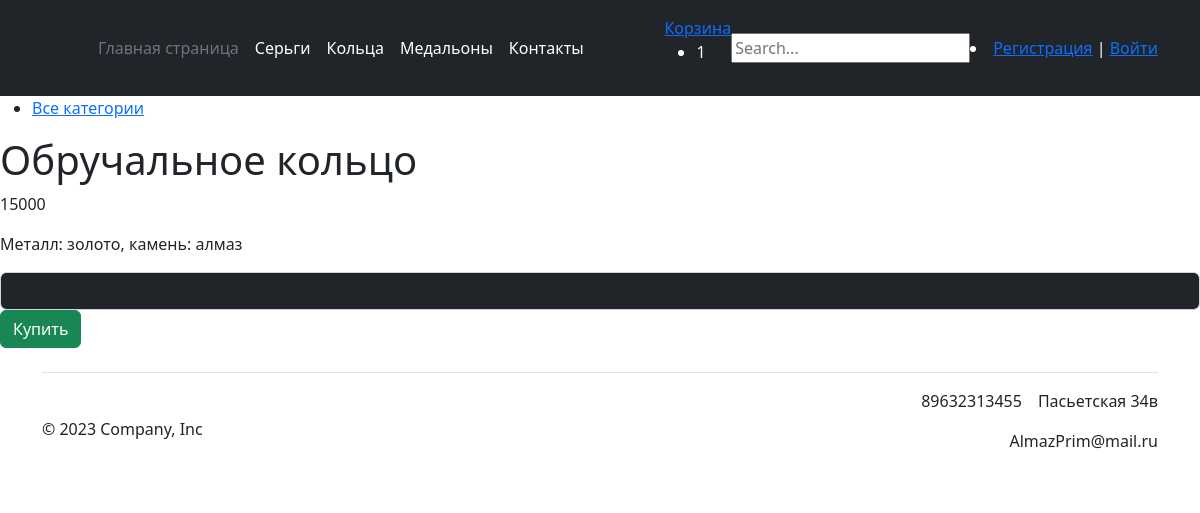
/post_ring/1/, run on the app's committed database.
### catalog/models.py (models this page shows, shortened)
class Ring(models.Model):
    titleRing = models.CharField('Название', max_length=50)
    metalRing = models.TextField('Материал')
    priceRing = models.IntegerField('Цена')
    cat = models.ForeignKey('Category', on_delete=models.PROTECT, null=True)
    class Meta:
        verbose_name = 'Кольца'
        ordering = ['titleRing']

### catalog/views.py (the view)
# urls.py: path('post_ring/<int:ring_id>/', show_post_ring, name='post_ring'),
def show_post_ring(request, ring_id):
    rings = get_object_or_404(Ring, pk=ring_id)
    context = {
        'ring': rings,
        'title': rings.titleRing,
        'cat_selected': rings.cat_id,
    }
    session_key = request.session.session_key
    if not session_key:
        request.session.cycle_key()
    print(request.session.session_key)
    return render(request, 'shop/post_ring.html', context=context)

### catalog/templates/shop/post_ring.html
{% extends 'shop/base.html' %}
{% load static %}
{% block content %}
<h1>{{ring.titleRing}}</h1>
<p>{{ring.priceRing}}</p>
<p>{{ring.metalRing}}</p>
<form id="form_buying_product" class="form-inline">
    <div class="form-group">
        <input type="number"class="form-control form-control-dark text-bg-dark" name="number" id="number">
    </div>
    <div class="form-group">
        <button type="submit" id="submit_btn" class="btn btn-success btn-buy" data-product_id = "{{ ring.ring_id }}" data-name ="{{ ring.titleRing }}" data-price ="{{ ring.priceRing }}">
                                        Купить
                                    </button>
    </div>
    </form>
{% endblock %}

### data on the page
Ring: titleRing "Обручальное кольцо", priceRing "15000", metalRing "Металл: золото, камень: алмаз"
